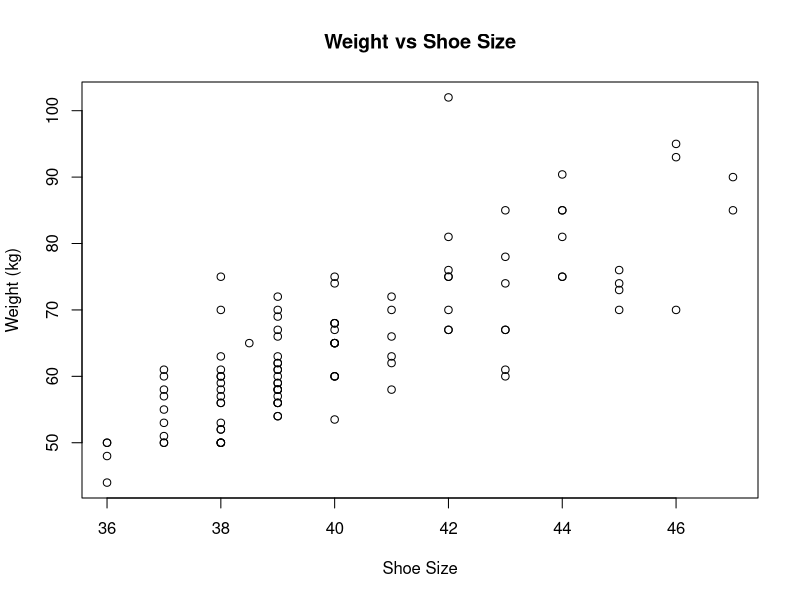

R code for this plot:
## ---- chunk 1
library(pwr)

my.data <- read.table("data.txt", header = TRUE, sep = "\t")

x <- 1
z <- 5

my.data <- my.data[unique(c(seq(x,nrow(my.data),by=10),seq(z,nrow(my.data),by=10))),]
## ---- chunk 2
t.test(Shoe.size ~ Sex, data = my.data, var.equal = TRUE, conf.level = 0.99)
pwr.t.test(d = 1.5 / 2, n = 25, sig.level = 0.01, type = "two.sample")
## ---- chunk 3
plot(x=my.data$Shoe.size, y=my.data$Weight,
     xlab = "Shoe Size", ylab = "Weight (kg)",
     main = "Weight vs Shoe Size")
## ---- chunk 4
cor.test(my.data$Weight, my.data$Sport..hours.per.week., method = "spearman")
## ---- chunk 5
dog_count <- sum(my.data$PetDog == "Yes")
cat_count <- sum(my.data$PetCat == "Yes")
fish_count <- sum(my.data$PetFish == "Yes")
other_count <- sum(my.data$PetOther == "Yes")
observed <- c(dog_count, cat_count, fish_count, other_count)
total_count <- sum(observed)

expected.proportions <- c(0.41, 0.33, 0.10, 0.16)
expected <- total_count * expected.proportions

chisq.test(observed, p = expected.proportions)
